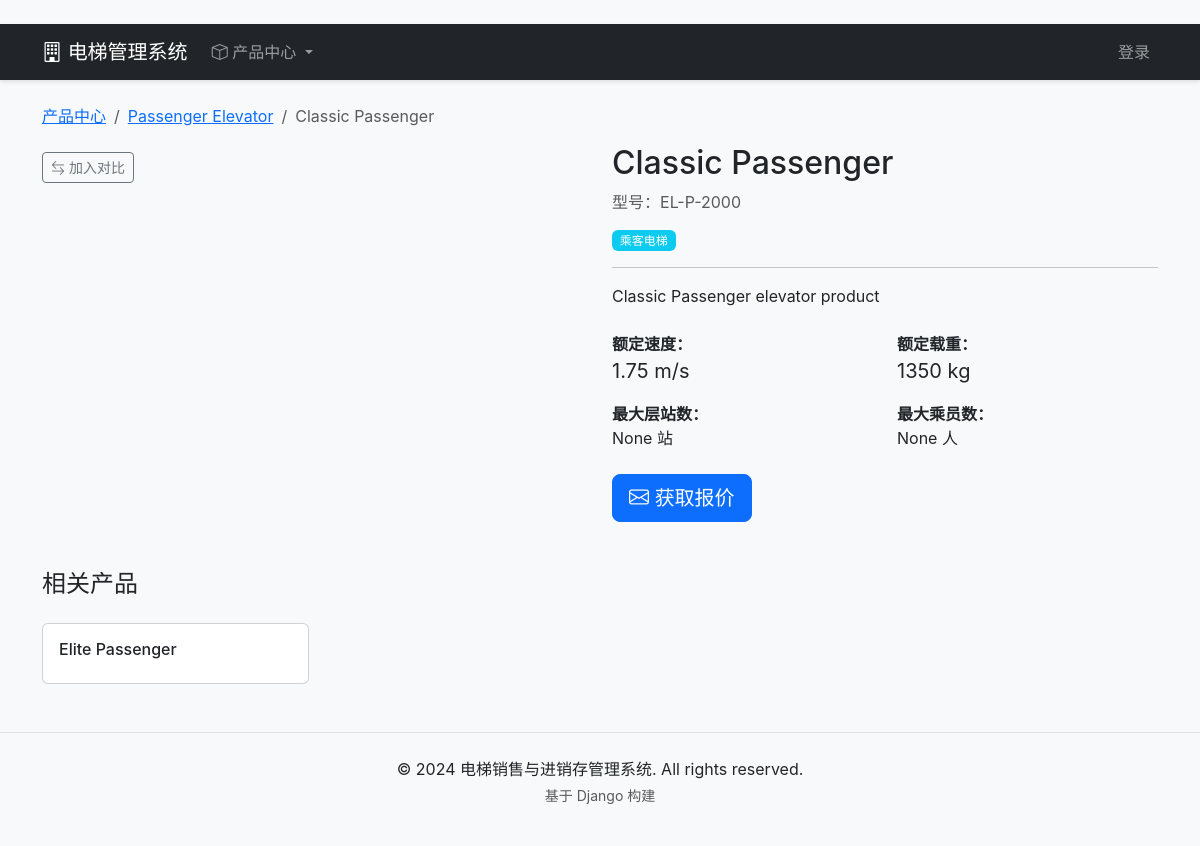
Screenshot of /products/el-p-2000/ with the database file from the repository.
### apps/products/models.py (models this page shows, shortened)
class Product(models.Model):
    LIFT_TYPES = [
        ("passenger", "乘客电梯"),
        ("freight", "载货电梯"),
        ("panoramic", "观光电梯"),
        ("hospital", "医用电梯"),
        ("escalator", "自动扶梯"),
        ("moving_walk", "自动人行道"),
        ("home", "家用电梯"),
        ("car", "汽车电梯"),
    ]
    ENERGY_RATINGS = [
        ("A++", "A++"),
        ("A+", "A+"),
        ("A", "A"),
        ("B", "B"),
        ("C", "C"),
        ("D", "D"),
    ]
    category = models.ForeignKey(
        Category, on_delete=models.CASCADE, related_name="products", verbose_name="分类"
    )
    name = models.CharField("产品名称", max_length=200)
    model_number = models.CharField("型号编号", max_length=100, unique=True)
    slug = models.SlugField("URL别名", max_length=200, unique=True)
    lift_type = models.CharField("电梯类型", max_length=30, choices=LIFT_TYPES)
    summary = models.CharField("简要卖点", max_length=300, blank=True,
                                help_text="首页/列表页展示的短描述")
    description = models.TextField("详细描述", blank=True)
    technical_specs = models.JSONField("技术参数", default=dict, blank=True,
                                        help_text="JSON格式存储详细技术参数")
    rated_speed = models.DecimalField("额定速度(m/s)", max_digits=5, decimal_places=2, null=True, blank=True)
    rated_capacity = models.IntegerField("额定载重(kg)", null=True, blank=True)
    max_floors = models.IntegerField("最大层站数", null=True, blank=True)
    max_passengers = models.IntegerField("最大乘员数(人)", null=True, blank=True)
    energy_rating = models.CharField("能效等级", max_length=3, choices=ENERGY_RATINGS, blank=True)
    is_featured = models.BooleanField("是否推荐", default=False)
    is_active = models.BooleanField("是否上架", default=True)
    base_price = models.DecimalField("基础价格(元)", max_digits=12, decimal_places=2, null=True, blank=True)
    thumbnail = models.ImageField("缩略图", upload_to="products/thumbs/", blank=True)
    created_at = models.DateTimeField("创建时间", auto_now_add=True)
    updated_at = models.DateTimeField("更新时间", auto_now=True)
    class Meta:
        verbose_name = "电梯产品"
        verbose_name_plural = "电梯产品"
        ordering = ["category", "sort_order", "name"]
    sort_order = models.IntegerField("排序", default=0)
    def get_absolute_url(self):
        return reverse("products:detail", kwargs={"slug": self.slug})

class Category(models.Model):
    name = models.CharField("分类名称", max_length=100)
    slug = models.SlugField("URL别名", max_length=120, unique=True)
    description = models.TextField("分类描述", blank=True)
    image = models.ImageField("分类图片", upload_to="categories/", blank=True)
    sort_order = models.IntegerField("排序", default=0)
    is_active = models.BooleanField("是否启用", default=True)
    created_at = models.DateTimeField("创建时间", auto_now_add=True)
    updated_at = models.DateTimeField("更新时间", auto_now=True)
    class Meta:
        verbose_name = "产品分类"
        verbose_name_plural = "产品分类"
        ordering = ["sort_order", "name"]

### apps/products/views.py (the view)
# urls.py: path("<slug:slug>/", views.ProductDetailView.as_view(), name="detail"),
class ProductDetailView(DetailView):
    model = Product
    template_name = "products/product_detail.html"
    context_object_name = "product"
    def get_queryset(self):
        return Product.objects.filter(is_active=True)
    def get_context_data(self, **kwargs):
        context = super().get_context_data(**kwargs)
        context["related_products"] = Product.objects.filter(
            category=self.object.category, is_active=True
        ).exclude(pk=self.object.pk)[:4]
        return context

### templates/products/product_detail.html (shortened to what this page needs)
﻿{% extends "base.html" %}
{% load static %}
{% block content %}
<nav aria-label="breadcrumb">
    <ol class="breadcrumb">
        <li class="breadcrumb-item"><a href="{% url 'products:list' %}">产品中心</a></li>
        <li class="breadcrumb-item"><a href="{% url 'products:list' %}?category={{ product.category.slug }}">{{ product.category.name }}</a></li>
        <li class="breadcrumb-item active">{{ product.name }}</li>
    </ol>
</nav>
<div class="row">
    <div class="col-md-6">
        <div class="mt-2">
            <a href="{% url 'products:compare' %}?ids={{ product.id }}" class="btn btn-sm btn-outline-secondary">
                <i class="bi bi-arrow-left-right"></i> 加入对比
            </a>
        </div>
    </div>
    <div class="col-md-6">
        <h2>{{ product.name }}</h2>
        <p class="text-muted">型号：{{ product.model_number }}</p>
        <span class="badge bg-info">{{ product.get_lift_type_display }}</span>
        <hr>
        <p>{{ product.summary }}</p>
        <div class="row mt-4">
            <div class="col-6">
                <strong>额定速度：</strong><br>
                <span class="fs-5">{{ product.rated_speed }} m/s</span>
            </div>
            <div class="col-6">
                <strong>额定载重：</strong><br>
                <span class="fs-5">{{ product.rated_capacity }} kg</span>
            </div>
            <div class="col-6 mt-3">
                <strong>最大层站数：</strong><br>
                <span>{{ product.max_floors }} 站</span>
            </div>
            <div class="col-6 mt-3">
                <strong>最大乘员数：</strong><br>
                <span>{{ product.max_passengers }} 人</span>
            </div>
        </div>
        <div class="mt-4">
            <a href="{% url 'admin:index' %}" class="btn btn-primary btn-lg">
                <i class="bi bi-envelope"></i> 获取报价
            </a>
        </div>
    </div>
</div>
{% if related_products %}
<div class="mt-5">
    <h4>相关产品</h4>
    <div class="row g-3 mt-2">
        {% for rp in related_products %}
        <div class="col-md-3">
            <div class="card h-100">
                <div class="card-body">
                    <h6 class="card-title">{{ rp.name }}</h6>
                </div>
            </div>
        </div>
        {% endfor %}
    </div>
</div>
{% endif %}
{% endblock %}

### static/css/style.css (style rules this page uses)
.badge { font-weight: 500; }
.breadcrumb { background-color: transparent; padding: 0; }

### rows the page displays
Product: category.name "Passenger Elevator", name "Classic Passenger", model_number "EL-P-2000", lift_type "乘客电梯", summary "Classic Passenger elevator product", rated_speed "1.75", rated_capacity "1350", max_floors "None", max_passengers "None"
Product: name "Elite Passenger"
